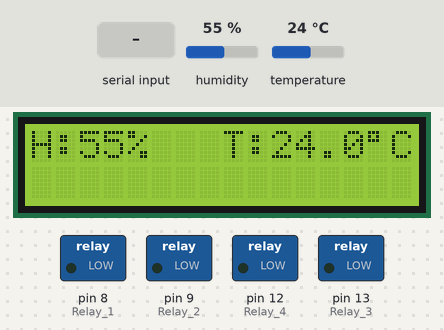
Recording of a sketch running on a simulated Arduino Mega 2560, built with avr-gcc and run on an emulated ATmega2560. Parts: 16×2 character LCD, switched loads named in the sketch (green lamp = pin HIGH). The test bench sets the inputs (shaded band); at power-on: humidity 55 %, temperature 24 °C. The modem accepts every AT command (registered, SIM ready, sends succeed) and sends nothing else; what the sketch prints to the serial monitor is not drawn.

Above: at 5.39 s.
At 5.9 s:
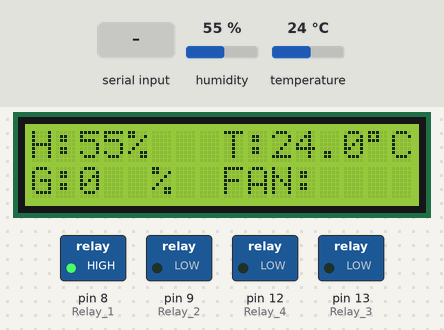
6.0 s: "OFF" received over the second serial link
At 7.4 s:
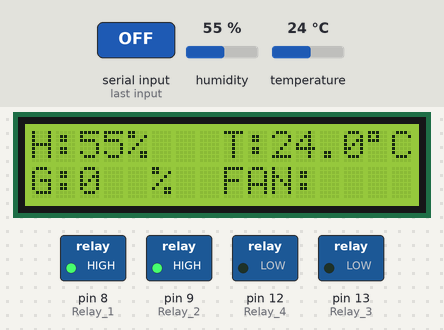
8.4 s: "ON" received over the second serial link
Timing chart, 0 to 11.4 s (numbered marks = the images above; inputs shaded):
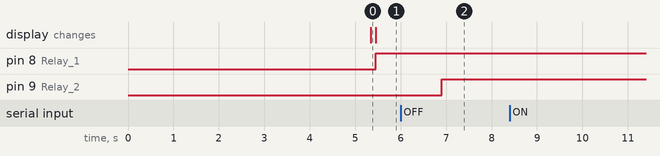

Measured:
- after the input at 8.4 s, every drawn part: stays the same

The sketch:

final_code.ino
```cpp
//khai bao thu vien DHT11
#include <DHT.h>
//Khai bao thu LCD
#include <Wire.h>
#include <LiquidCrystal_I2C.h>       // Vào Library Manager tải thư viện Thư viện Màn hình I2C
LiquidCrystal_I2C lcd(0x27, 16, 2);  //Khai báo địa chỉ I2C (0x27 or 0x3F) và Màn hình 16x02

//khai bao cho nhiet do - do am
#define DHTPin A0          // Chân xuất tín hiệu của cảm biến nối chân số 6 Arduino
#define DHTType DHT11      // Khai báo kiểu cảm biến là DHT11
DHT dht(DHTPin, DHTType);  // Khai báo thư viện chân cảm biến và kiểu cảm biến.

//khai bao chan cho CBAS
int cbas = A1;  //Cảm biến nối chân số 5 Arduino
int gt_cbas;
int Relay_1 = 8;//ngo ra dieu khien relay den
//khai bao cho chan buzzer
int Relay_2 = 9;//ngo ra dieu khien relay buzzer
//Khai bao thu vien cho cam bien van tay AS608
#include <Adafruit_Fingerprint.h>
//Khai bao chan cho cam bien van tay
int Relay_4 = 12;  //ngo ra dieu khiem relay khoa cua
// pin #2 is IN from sensor (GREEN wire)
// pin #3 is OUT from arduino  (WHITE wire)

//Khai bao thu vien Fingerprint va Serial
#include <Adafruit_Fingerprint.h>
#include <SoftwareSerial.h>


#if (defined(__AVR__) || defined(ESP8266)) && !defined(__AVR_ATmega2560__)
// For UNO and others without hardware serial, we must use software serial...
// Set up the serial port to use softwareserial for fingerprint sensor
SoftwareSerial mySerial_finger(16, 17);
SoftwareSerial mySerial_sim800l(14, 15);
#else
// On Leonardo/M0/etc, others with hardware serial, use hardware serial!
#define mySerial_finger Serial2
#define mySerial_sim800l Serial3
#endif

Adafruit_Fingerprint finger = Adafruit_Fingerprint(&mySerial_finger);

char incomingByte;
String inputString;
int _timeout;
String _buffer;
int gt_gas;
int gas = A2;
int Relay_3 = 13;  // ngo ra dieu khien relay quat
int i = 0;
int j = 0;
int k = 0;
// Đọc trạng thái quạt
//int fan = digitalRead(Relay_3);
String number = "0814897423";  //-> thay doi so dien thoai cua ban

void setup() {

  // khởi động cảm biến DHT
  dht.begin();
  //khoi tao LCD
  lcd.init();
  lcd.backlight();
  //khoi tao CBAS
  pinMode(cbas, INPUT);  //Cảm biến nhận tín hiệu
  pinMode(Relay_1, OUTPUT);
  digitalWrite(Relay_1, LOW);
  //khoi tao Buzzer
  pinMode(Relay_2, OUTPUT);
  digitalWrite(Relay_2, LOW);
  //khoi tao cam bien van tay AS608
  pinMode(Relay_4, OUTPUT);
  Serial.begin(9600);
  Serial3.begin(9600);
  while (!Serial);
  delay(100);
  // set the data rate for the sensor serial port
  finger.begin(57600);
  if (finger.verifyPassword()) {
    Serial.println("Found fingerprint sensor");
  } else {
    Serial.println("Did not find fingerprint sensor");
    while (1) { delay(1); }
  }
  finger.getTemplateCount();
  Serial.print("Sensor contains ");
  Serial.print(finger.templateCount);
  Serial.println(" template(s)");
  Serial.println("Waiting for valid finger...");

  //khoi tao cho sim800L
  pinMode(Relay_3, OUTPUT);    //khai báo relay là output
  pinMode(gas, INPUT);         //khai bao gas là input
  digitalWrite(Relay_3, LOW);  //tắt relay
  mySerial_sim800l.begin(9600);
  while (!mySerial_sim800l.available()) {
    mySerial_sim800l.println("AT");
    delay(1000);
    Serial.println("Connecting...");  // kết nối
  }
  Serial.println("Connected!");
  mySerial_sim800l.println("AT+CMGF=1");  // khởi động chức năng SMS
  delay(1000);
  mySerial_sim800l.println("AT+CNMI=1,2,0,0,0");
  delay(1000);
  mySerial_sim800l.println("AT+CMGL=\"REC UNREAD\"");  // đọc tin nhắn tới
}

void loop() {

  //Doc cam bien van tay
  getFingerprintIDez();
  delay(50);  //don't ned to run this at full speed.

  //Doc nhiet do - do am
  float h = dht.readHumidity();     // Đọc độ ẩm môi trường
  float t = dht.readTemperature();  //Đọc nhiệt độ C
  Serial.print("DO AM: ");
  Serial.print(h);
  Serial.print("NHIET DO: ");
  Serial.print(t);
  Serial.println();
  delay(1000);

  //hien thi do am len LCD
  lcd.setCursor(0, 0);
  lcd.print("H:");
  lcd.setCursor(2, 0);
  lcd.print(h,0);
  lcd.setCursor(4, 0);
  lcd.print("%");

  //hien nhiet do len LCD
  lcd.setCursor(8, 0);
  lcd.print("T:");
  lcd.setCursor(10, 0);
  lcd.print(t,1);
  lcd.setCursor(14, 0);
  lcd.write(byte(223));  // Ký tự °C trong bảng mã ASCII
  lcd.setCursor(15, 0);
  lcd.print("C");
  delay(100);

  //hien thi nong do khi GAS
  lcd.setCursor(0, 1);
  lcd.print("G:");
  lcd.setCursor(2, 1);
  lcd.print(gt_gas);
  lcd.setCursor(5, 1);
  lcd.print("%");

  // Hiển thị trạng thái quạt lên LCD
  lcd.setCursor(8,1 );
  lcd.print("FAN:");

  //Doc CBAS
  gt_cbas = analogRead(cbas);  //Đọc giá trị analog của cảm biến và gán vào biến giatri
  if (gt_cbas > 450)           //Nếu giá trị quang trở lớn hơn 300
  {
    digitalWrite(Relay_1, HIGH);
    delay(1000);

  } else  //Ngược lại
  {
    digitalWrite(Relay_1, LOW);
    delay(1000);
  }

  Serial.print("Gia tri cam bien AS: ");
  Serial.println(gt_cbas);
  delay(450);

  //doc gia tri cam bien khi gas de dieu khien thong qua sim800L
  gt_gas = analogRead(gas);
  Serial.print("Nong do khi gas: ");
  Serial.println(gt_gas);
  if (gt_gas >= 250) {


    for (j = 0; j <= 1; j = j + 1)  // chi goi 2 lan
    {
      digitalWrite(Relay_2, HIGH);
      delay(1000);
      callNumber();
      for (i = 0; i <= 25; i = i + 1) {  //đếm 25s , trong khi 25s này nó vừa đủ gọi, hết 25s nó sẽ thực hiện bước tt là cúp máy
        Serial.println(i);
        delay(1000);
      }
      mySerial_sim800l.println("ATH");  // thực hiện lệnh cúp máy
    }
    for (k = 0; k < 1; k = k + 1) {
      SendMessage();
    };
  } else  //Ngược lại
  {
     digitalWrite(Relay_2, LOW);
     delay(1000);
  }
  control();  //ham dieu khien relay thong qua SMS
}

//ham cam bien van tay
int getFingerprintIDez() {
  uint8_t p = finger.getImage();
  if (p != FINGERPRINT_OK) return -1;

  p = finger.image2Tz();
  if (p != FINGERPRINT_OK) return -1;

  p = finger.fingerFastSearch();
  if (p != FINGERPRINT_OK) return -1;

  // found a match!
  Serial.print("Found ID #");
  Serial.print(finger.fingerID);
  Serial.print(" with confidence of ");
  Serial.println(finger.confidence);
  digitalWrite(Relay_4, LOW);
  delay(1500);  //Change the door lock delay from here
  digitalWrite(Relay_4, HIGH);
  Serial.println("Unlocked");
  return finger.fingerID;
}

//ham dieu khien relay thong qua SMS
void control() {
  if (mySerial_sim800l.available()) {
    delay(100);
    // Serial Buffer
    while (mySerial_sim800l.available()) {
      incomingByte = mySerial_sim800l.read();
      inputString += incomingByte;
    }
    delay(10);
    Serial.println(inputString);
    inputString.toUpperCase();
    if (inputString.indexOf("OFF") > -1) {
      digitalWrite(Relay_3, LOW);  // kích mức thấp
      lcd.setCursor(12, 1);
      lcd.print("OFF");
    }
    if (inputString.indexOf("ON") > -1) {
      digitalWrite(Relay_3, HIGH);
      lcd.setCursor(12, 1);
      lcd.print("ON   ");
    }
    delay(50);
    //Delete Messages
    if (inputString.indexOf("OK") == -1) {
      mySerial_sim800l.println("AT+CMGDA=\"DEL ALL\"");
      delay(1000);
    }
    inputString = "";
  }
}
String _readSerial() {
  _timeout = 0;
  while (!mySerial_sim800l.available() && _timeout < 12000) {
    delay(13);
    _timeout++;
  }
  if (mySerial_sim800l.available()) {
    return mySerial_sim800l.readString();
  }
  //  loop();
}
void callNumber() {
  mySerial_sim800l.print(F("ATD"));
  mySerial_sim800l.print(number);
  mySerial_sim800l.print(F(";\r\n"));
  _buffer = _readSerial();
  Serial.println(_buffer);
}

void SendMessage() {
  //Serial.println ("Sending Message");
  mySerial_sim800l.println("AT+CMGF=1");  //Sets the GSM Module in Text Mode
  delay(500);
  //Serial.println ("Set SMS Number");
  mySerial_sim800l.println("AT+CMGS=\"" + number + "\"\r");  //Mobile phone number to send message
  delay(500);
  String SMS = "LUONG KHI GAS VUOT NGUONG";
  mySerial_sim800l.println(SMS);
  delay(100);
  mySerial_sim800l.println((char)26);  // ASCII code of CTRL+Z
  delay(500);
  _buffer = _readSerial();
  // loop();
}
```
